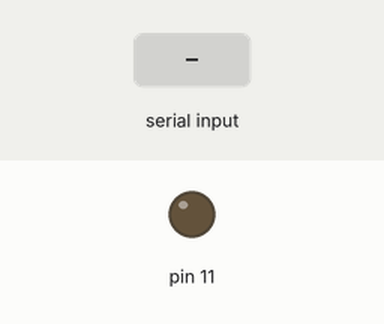
This sketch was run on a simulated Arduino Uno, built with avr-gcc and run on an emulated ATmega328P. On the bench: output pins drawn as LEDs (lit = HIGH). Inputs (shaded band) come from the test bench.

Above: at 1.2 s.
1.3 s: "1" received over Serial
At 1.8 s:
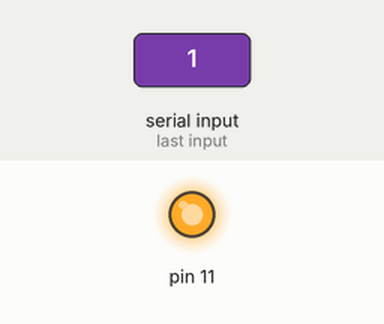
2.8 s: "0" received over Serial
At 4.1 s:
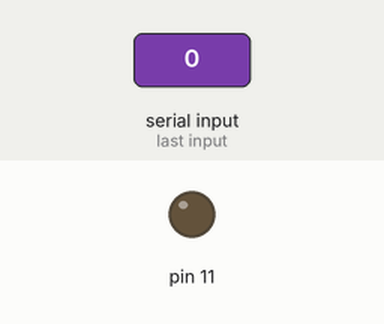
Timing chart, 0 to 5.8 s (numbered marks = the images above; inputs shaded):
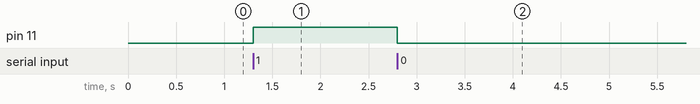

The sketch:

light_arduino.ino
```cpp
void setup() {
  pinMode(11, OUTPUT);
  Serial.begin(9600);
}

void loop() {
  if (Serial.available() > 0) {
    char command = Serial.read();
    if (command == '1') {
      digitalWrite(11, HIGH);
    } else if (command == '0') {
      digitalWrite(11, LOW);
    }
  }
}
```

Measured:
- after the input at 1.3 s, pin 11: LOW → HIGH at once
- after the input at 2.8 s, pin 11: HIGH → LOW at once
